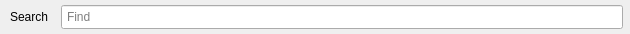
<?xml version="1.0" encoding="UTF-8"?>
<ui version="4.0">
 <class>SearchWidget</class>
 <widget class="QWidget" name="SearchWidget">
  <property name="geometry">
   <rect>
    <x>0</x>
    <y>0</y>
    <width>630</width>
    <height>34</height>
   </rect>
  </property>
  <property name="sizePolicy">
   <sizepolicy hsizetype="MinimumExpanding" vsizetype="Expanding">
    <horstretch>0</horstretch>
    <verstretch>0</verstretch>
   </sizepolicy>
  </property>
  <layout class="QHBoxLayout" name="horizontalLayout">
   <property name="leftMargin">
    <number>3</number>
   </property>
   <property name="topMargin">
    <number>0</number>
   </property>
   <property name="rightMargin">
    <number>7</number>
   </property>
   <property name="bottomMargin">
    <number>0</number>
   </property>
   <item>
    <widget class="QToolButton" name="searchIcon">
     <property name="focusPolicy">
      <enum>Qt::ClickFocus</enum>
     </property>
     <property name="text">
      <string>Search</string>
     </property>
     <property name="toolButtonStyle">
      <enum>Qt::ToolButtonIconOnly</enum>
     </property>
     <property name="autoRaise">
      <bool>true</bool>
     </property>
    </widget>
   </item>
   <item>
    <widget class="QLineEdit" name="searchEdit">
     <property name="styleSheet">
      <string notr="true">padding:3px</string>
     </property>
     <property name="placeholderText">
      <string>Find</string>
     </property>
     <property name="clearButtonEnabled">
      <bool>true</bool>
     </property>
    </widget>
   </item>
  </layout>
 </widget>
 <tabstops>
  <tabstop>searchIcon</tabstop>
  <tabstop>searchEdit</tabstop>
 </tabstops>
 <resources/>
 <connections/>
</ui>
